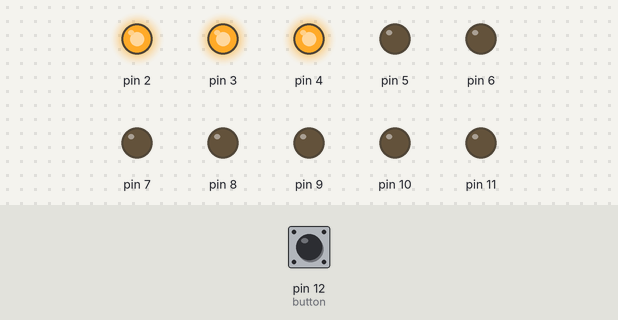
Simulated run of this sketch. Board: Arduino Uno, built with avr-gcc and run on an emulated ATmega328P. Parts: output pins drawn as LEDs (lit = HIGH). Dashed ring = blinking. The test bench sets the inputs (shaded band); at power-on: pin 12 (button) HIGH.

Above: at 1.25 s.
1.3 s: pin 12 (button) pulled LOW for 1 s
At 1.45 s:
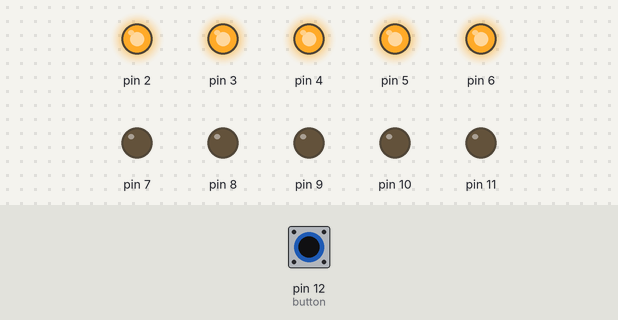
At 1.95 s:
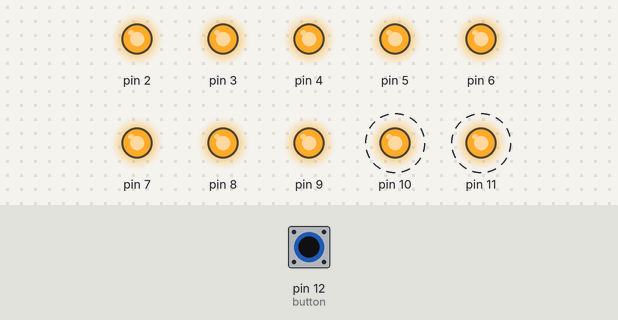
4.3 s: pin 12 (button) pulled LOW for 3.2 s
At 5.3 s:
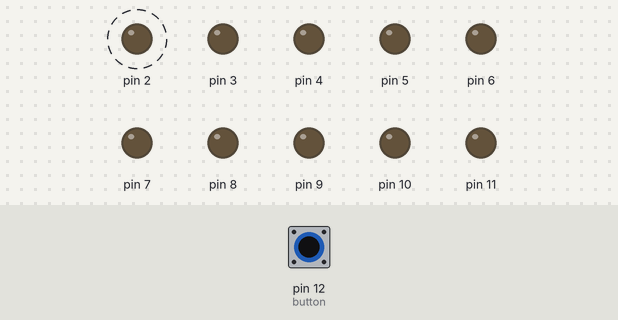
Timing chart, 0 to 15.0 s (numbered marks = the images above; inputs shaded):
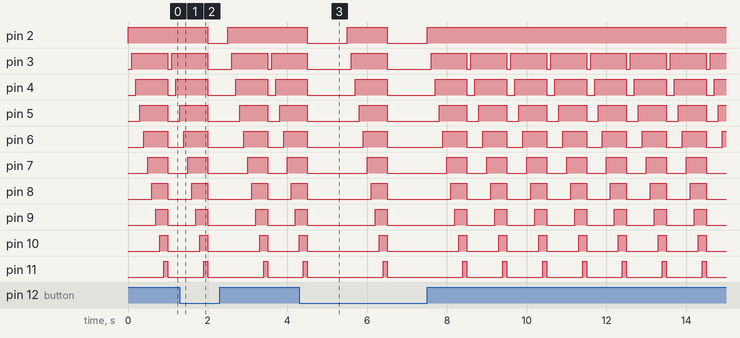

The sketch:

codigo.ino
```cpp
#define button 12

void setup()
{
  for (int i = 2; i <= 11; i = i + 1)
  {
    pinMode(i, OUTPUT);
  }

  pinMode(button, INPUT);
}

bool active = true;

void loop()
{
  if (!digitalRead(button))
  {
    active = !active;
    delay(500);
  }

  if (active)
  {
   	for (int i = 2; i <= 11; i++ )
    {
      digitalWrite(i, HIGH);

      if (!digitalRead(button))
      {
        active = !active;
      }

      delay(100);
    }

    for (int i = 2; i <= 11; i++ )
    {
      digitalWrite(i, LOW);
    }
  }
}
```

Measured:
- after the input at 1.3 s, pin 2: HIGH → LOW after 0.70 s, → HIGH 0.50 s later; pin 10: LOW → HIGH after 2.0 s, → LOW 0.20 s later; pin 11: LOW → HIGH after 2.1 s, → LOW 0.10 s later
- after the input at 4.3 s, pin 2: alternates HIGH for 1.0 s and LOW for 1.0 s, 4 changes in all, then stays HIGH, starting after 0.20 s
